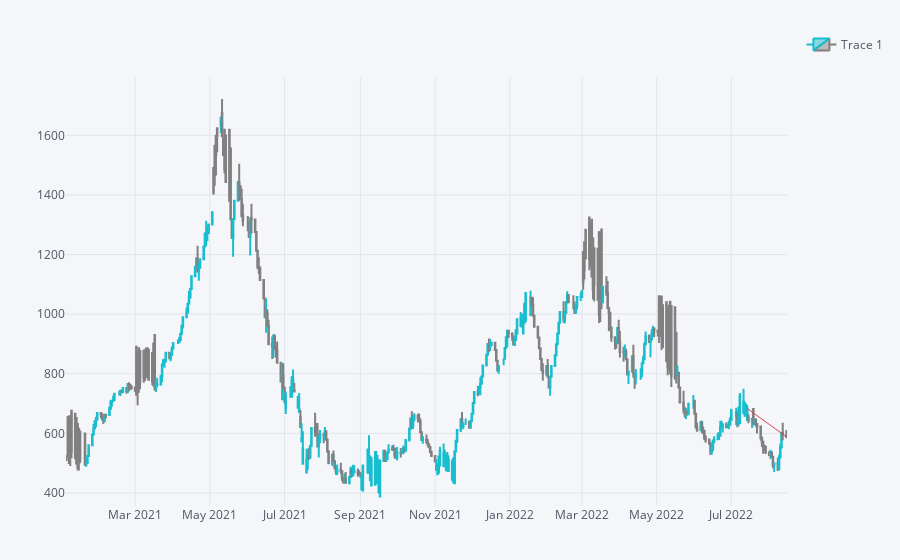

Here is the notebook cell this chart was saved with:
### Code cell
qf = cf.QuantFig(df = Lumber_OHLCVI.sort_index(ascending=True).iloc[:,:-1].loc["2021":"2022"])
qf.add_trendline(date0='2022-07-14', date1='2022-08-15')
qf.iplot()

### Figure 1 — Plotly figure (JSON) as saved in the notebook; plotly's stock layout.template omitted (floating-point values rounded to 4 significant figures; data arrays with more than 128 entries replaced by an {"elided": "..."} marker saying what was removed)
{"data": [{"close": {"elided": "408 float values"}, "decreasing": {"line": {"color": "#808080"}}, "high": {"elided": "408 float values"}, "increasing": {"line": {"color": "#17BECF"}}, "low": {"elided": "408 float values"}, "name": "Trace 1", "open": {"elided": "408 float values"}, "showlegend": true, "type": "candlestick", "x": {"elided": "408 str values"}, "yaxis": "y2"}], "layout": {"legend": {"bgcolor": "#F5F6F9", "font": {"color": "#4D5663"}}, "margin": {"b": 30, "l": 30, "r": 30, "t": 30}, "paper_bgcolor": "#F5F6F9", "plot_bgcolor": "#F5F6F9", "shapes": [{"line": {"color": "#db4052", "dash": "solid", "width": 1}, "type": "line", "x0": "2022-07-14", "x1": "2022-08-15", "xref": "x", "y0": 683.3, "y1": 588.7, "yref": "y2"}], "showlegend": true, "title": {"font": {"color": "#4D5663"}}, "xaxis": {"anchor": "y2", "gridcolor": "#E1E5ED", "rangeselector": {"bgcolor": "rgba(150, 200, 250, 1)", "buttons": [{"count": 1, "label": "1m", "step": "month", "stepmode": "backward"}, {"count": 1, "label": "1y", "step": "year", "stepmode": "backward"}], "font": {"size": 13}, "visible": false, "x": 0, "y": 0.9}, "rangeslider": {"visible": false}, "showgrid": true, "tickfont": {"color": "#4D5663"}, "title": {"font": {"color": "#4D5663"}, "text": ""}, "zerolinecolor": "#E1E5ED"}, "yaxis": {"gridcolor": "#E1E5ED", "showgrid": true, "showticklabels": false, "tickfont": {"color": "#4D5663"}, "title": {"font": {"color": "#4D5663"}, "text": ""}, "zerolinecolor": "#E1E5ED"}, "yaxis2": {"domain": [0, 0.9], "gridcolor": "#E1E5ED", "showgrid": true, "tickfont": {"color": "#4D5663"}, "title": {"font": {"color": "#4D5663"}, "text": ""}, "zerolinecolor": "#E1E5ED"}}}
